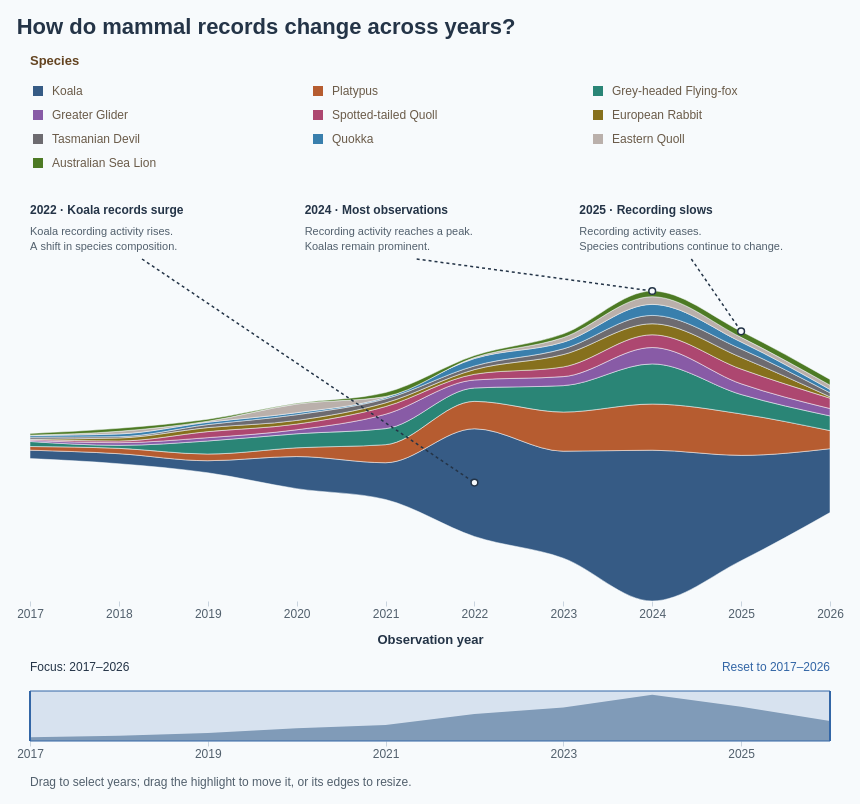

The Vega-Lite source for this figure:
### Vega specification from a JSON file in a GitHub repository (floating-point values rounded to 4 significant figures)
{"$schema": "https://vega.github.io/schema/vega/v5.json", "description": "Streamgraph of wildlife observation composition in 2017–2026, showing the top ten species selected within the selected observation years, with 4,139 records in the displayed ten available years. Source: Dataset/observations-794195.csv. Species selected by observation count in the selected years; subspecies combined by the first two scientific-name components. Includes records without coordinates. Zero-count species-years retained. Annual counts use observation dates. A centered stack gives a streamgraph: band thickness represents observation count; vertical band position has no numeric meaning. Monotone interpolation smoothly connects the recorded annual values; curves between years are visual interpolation, not additional observations. Tooltip shares use the total of the displayed ten species in the given year. Hover or click bands or legend to highlight; click again, Clear highlight, or Escape clears selection. Counts reflect recording activity, not animal abundance. Drag outside the highlighted overview range to select years; drag the highlight to move the range, or drag either edge to resize it. Use Reset to restore 2017–2026. Legend totals cover the full period. Species colours match the ten-species palette in BumpChart.vg.json; species selection uses the selected years; annual counts and legend totals cover 2017–2026. Three in-chart annotations highlight the 2022 Koala increase, the 2024 annual-total peak, and the 2025 decline; anchors use the current centered stack and annotations hide when their year is outside the focus range. Uses the 10 most recent available observation years (2017–2026), including partial 2026.", "width": 800, "height": 400, "padding": 16, "background": "#f7fafc", "title": {"text": "How do mammal records change across years?", "anchor": "start", "font": "Arial", "fontSize": 22, "color": "#243447", "offset": 16, "fontWeight": "bold"}, "signals": [{"name": "pointerScale", "value": 1}, {"name": "pointerOffset", "value": 0}, {"name": "minYear", "value": 2017}, {"name": "maxYear", "value": 2026}, {"name": "brushDragStart", "value": {"year": 2017, "range": [2017, 2026]}, "on": [{"events": "@brushSelection:mousedown, @brushHandle0:mousedown, @brushHandle1:mousedown", "update": "{year: invert('overviewX', ((x() + pointerOffset) / pointerScale - pointerOffset)), range: slice(yearRange), mode: (yearRange[0] === minYear && yearRange[1] === maxYear) || event.shiftKey ? 'new' : 'move'}"}]}, {"name": "yearRange", "value": [2017, 2026], "on": [{"events": "@brushTarget:mousedown", "update": "[round(clamp(invert('overviewX', ((x() + pointerOffset) / pointerScale - pointerOffset)), minYear, maxYear)), round(clamp(invert('overviewX', ((x() + pointerOffset) / pointerScale - pointerOffset)), minYear, maxYear))]"}, {"events": "@brushSelection:mousedown", "update": "(yearRange[0] === minYear && yearRange[1] === maxYear) || event.shiftKey ? [round(clamp(invert('overviewX', ((x() + pointerOffset) / pointerScale - pointerOffset)), minYear, maxYear)), round(clamp(invert('overviewX', ((x() + pointerOffset) / pointerScale - pointerOffset)), minYear, maxYear))] : yearRange"}, {"events": "[@brushTarget:mousedown, window:mouseup] > window:mousemove!", "update": "[min(brushAnchor, round(clamp(invert('overviewX', ((x() + pointerOffset) / pointerScale - pointerOffset)), minYear, maxYear))), max(brushAnchor, round(clamp(invert('overviewX', ((x() + pointerOffset) / pointerScale - pointerOffset)), minYear, maxYear)))]"}, {"events": "[@brushSelection:mousedown, window:mouseup] > window:mousemove!", "update": "brushDragStart.mode === 'new' ? [min(round(brushDragStart.year), round(clamp(invert('overviewX', ((x() + pointerOffset) / pointerScale - pointerOffset)), minYear, maxYear))), max(round(brushDragStart.year), round(clamp(invert('overviewX', ((x() + pointerOffset) / pointerScale - pointerOffset)), minYear, maxYear)))] : [brushDragStart.range[0] + clamp(round(invert('overviewX', ((x() + pointerOffset) / pointerScale - pointerOffset)) - brushDragStart.year), minYear - brushDragStart.range[0], maxYear - brushDragStart.range[1]), brushDragStart.range[1] + clamp(round(invert('overviewX', ((x() + pointerOffset) / pointerScale - pointerOffset)) - brushDragStart.year), minYear - brushDragStart.range[0], maxYear - brushDragStart.range[1])]"}, {"events": "[@brushHandle0:mousedown, window:mouseup] > window:mousemove!", "update": "[round(clamp(invert('overviewX', ((x() + pointerOffset) / pointerScale - pointerOffset)), minYear, brushDragStart.range[1])), brushDragStart.range[1]]"}, {"events": "[@brushHandle1:mousedown, window:mouseup] > window:mousemove!", "update": "[brushDragStart.range[0], round(clamp(invert('overviewX', ((x() + pointerOffset) / pointerScale - pointerOffset)), brushDragStart.range[0], maxYear))]"}, {"events": "@resetYears:click", "update": "[minYear, maxYear]"}]}, {"name": "brushAnchor", "value": 2017, "on": [{"events": "@brushTarget:mousedown", "update": "round(clamp(invert('overviewX', ((x() + pointerOffset) / pointerScale - pointerOffset)), minYear, maxYear))"}]}, {"name": "hoveredSpecies", "value": null, "on": [{"events": "@speciesAreas:mouseover, @yearPoints:mouseover, @legendSymbols:mouseover, @legendLabels:mouseover", "update": "datum.species"}, {"events": "@speciesAreas:mouseout, @yearPoints:mouseout, @legendSymbols:mouseout, @legendLabels:mouseout", "update": "null"}]}, {"name": "selectedSpecies", "value": null, "on": [{"events": "@speciesAreas:click, @yearPoints:click, @legendSymbols:click, @legendLabels:click", "update": "selectedSpecies == datum.species ? null : datum.species"}, {"events": "window:keydown[event.key === 'Escape']", "update": "null"}]}, {"name": "activeSpecies", "update": "hoveredSpecies != null ? hoveredSpecies : selectedSpecies"}, {"name": "legendColumnWidth", "value": 280}, {"name": "legendSymbolSize", "value": 100}], "data": [{"name": "annualCounts", "values": [{"year": 2017, "species": "Koala", "count": 25, "order": 0}, {"year": 2017, "species": "Platypus", "count": 11, "order": 1}, {"year": 2017, "species": "Grey-headed Flying-fox", "count": 15, "order": 2}, {"year": 2017, "species": "Greater Glider", "count": 3, "order": 3}, {"year": 2017, "species": "Spotted-tailed Quoll", "count": 3, "order": 4}, {"year": 2017, "species": "European Rabbit", "count": 1, "order": 5}, {"year": 2017, "species": "Tasmanian Devil", "count": 6, "order": 6}, {"year": 2017, "species": "Quokka", "count": 5, "order": 7}, {"year": 2017, "species": "Eastern Quoll", "count": 1, "order": 8}, {"year": 2017, "species": "Australian Sea Lion", "count": 5, "order": 9}, {"year": 2018, "species": "Koala", "count": 30, "order": 0}, {"year": 2018, "species": "Platypus", "count": 16, "order": 1}, {"year": 2018, "species": "Grey-headed Flying-fox", "count": 9, "order": 2}, {"year": 2018, "species": "Greater Glider", "count": 8, "order": 3}, {"year": 2018, "species": "Spotted-tailed Quoll", "count": 5, "order": 4}, {"year": 2018, "species": "European Rabbit", "count": 9, "order": 5}, {"year": 2018, "species": "Tasmanian Devil", "count": 4, "order": 6}, {"year": 2018, "species": "Quokka", "count": 8, "order": 7}, {"year": 2018, "species": "Eastern Quoll", "count": 8, "order": 8}, {"year": 2018, "species": "Australian Sea Lion", "count": 9, "order": 9}, {"year": 2019, "species": "Koala", "count": 36, "order": 0}, {"year": 2019, "species": "Platypus", "count": 20, "order": 1}, {"year": 2019, "species": "Grey-headed Flying-fox", "count": 39, "order": 2}, {"year": 2019, "species": "Greater Glider", "count": 10, "order": 3}, {"year": 2019, "species": "Spotted-tailed Quoll", "count": 18, "order": 4}, {"year": 2019, "species": "European Rabbit", "count": 12, "order": 5}, {"year": 2019, "species": "Tasmanian Devil", "count": 9, "order": 6}, {"year": 2019, "species": "Quokka", "count": 7, "order": 7}, {"year": 2019, "species": "Eastern Quoll", "count": 3, "order": 8}, {"year": 2019, "species": "Australian Sea Lion", "count": 6, "order": 9}, {"year": 2020, "species": "Koala", "count": 96, "order": 0}, {"year": 2020, "species": "Platypus", "count": 26, "order": 1}, {"year": 2020, "species": "Grey-headed Flying-fox", "count": 42, "order": 2}, {"year": 2020, "species": "Greater Glider", "count": 12, "order": 3}, {"year": 2020, "species": "Spotted-tailed Quoll", "count": 17, "order": 4}, {"year": 2020, "species": "European Rabbit", "count": 11, "order": 5}, {"year": 2020, "species": "Tasmanian Devil", "count": 17, "order": 6}, {"year": 2020, "species": "Quokka", "count": 6, "order": 7}, {"year": 2020, "species": "Eastern Quoll", "count": 26, "order": 8}, {"year": 2020, "species": "Australian Sea Lion", "count": 2, "order": 9}, {"year": 2021, "species": "Koala", "count": 110, "order": 0}, {"year": 2021, "species": "Platypus", "count": 54, "order": 1}, {"year": 2021, "species": "Grey-headed Flying-fox", "count": 48, "order": 2}, {"year": 2021, "species": "Greater Glider", "count": 43, "order": 3}, {"year": 2021, "species": "Spotted-tailed Quoll", "count": 23, "order": 4}, {"year": 2021, "species": "European Rabbit", "count": 11, "order": 5}, {"year": 2021, "species": "Tasmanian Devil", "count": 12, "order": 6}, {"year": 2021, "species": "Quokka", "count": 4, "order": 7}, {"year": 2021, "species": "Eastern Quoll", "count": 3, "order": 8}, {"year": 2021, "species": "Australian Sea Lion", "count": 12, "order": 9}, {"year": 2022, "species": "Koala", "count": 322, "order": 0}, {"year": 2022, "species": "Platypus", "count": 82, "order": 1}, {"year": 2022, "species": "Grey-headed Flying-fox", "count": 40, "order": 2}, {"year": 2022, "species": "Greater Glider", "count": 24, "order": 3}, {"year": 2022, "species": "Spotted-tailed Quoll", "count": 17, "order": 4}, {"year": 2022, "species": "European Rabbit", "count": 14, "order": 5}, {"year": 2022, "species": "Tasmanian Devil", "count": 11, "order": 6}, {"year": 2022, "species": "Quokka", "count": 22, "order": 7}, {"year": 2022, "species": "Eastern Quoll", "count": 3, "order": 8}, {"year": 2022, "species": "Australian Sea Lion", "count": 6, "order": 9}, {"year": 2023, "species": "Koala", "count": 320, "order": 0}, {"year": 2023, "species": "Platypus", "count": 117, "order": 1}, {"year": 2023, "species": "Grey-headed Flying-fox", "count": 79, "order": 2}, {"year": 2023, "species": "Greater Glider", "count": 27, "order": 3}, {"year": 2023, "species": "Spotted-tailed Quoll", "count": 29, "order": 4}, {"year": 2023, "species": "European Rabbit", "count": 37, "order": 5}, {"year": 2023, "species": "Tasmanian Devil", "count": 17, "order": 6}, {"year": 2023, "species": "Quokka", "count": 20, "order": 7}, {"year": 2023, "species": "Eastern Quoll", "count": 14, "order": 8}, {"year": 2023, "species": "Australian Sea Lion", "count": 11, "order": 9}, {"year": 2024, "species": "Koala", "count": 451, "order": 0}, {"year": 2024, "species": "Platypus", "count": 138, "order": 1}, {"year": 2024, "species": "Grey-headed Flying-fox", "count": 120, "order": 2}, {"year": 2024, "species": "Greater Glider", "count": 49, "order": 3}, {"year": 2024, "species": "Spotted-tailed Quoll", "count": 38, "order": 4}, {"year": 2024, "species": "European Rabbit", "count": 33, "order": 5}, {"year": 2024, "species": "Tasmanian Devil", "count": 25, "order": 6}, {"year": 2024, "species": "Quokka", "count": 33, "order": 7}, {"year": 2024, "species": "Eastern Quoll", "count": 23, "order": 8}, {"year": 2024, "species": "Australian Sea Lion", "count": 17, "order": 9}, {"year": 2025, "species": "Koala", "count": 315, "order": 0}, {"year": 2025, "species": "Platypus", "count": 124, "order": 1}, {"year": 2025, "species": "Grey-headed Flying-fox", "count": 58, "order": 2}, {"year": 2025, "species": "Greater Glider", "count": 32, "order": 3}, {"year": 2025, "species": "Spotted-tailed Quoll", "count": 44, "order": 4}, {"year": 2025, "species": "European Rabbit", "count": 35, "order": 5}, {"year": 2025, "species": "Tasmanian Devil", "count": 25, "order": 6}, {"year": 2025, "species": "Quokka", "count": 21, "order": 7}, {"year": 2025, "species": "Eastern Quoll", "count": 14, "order": 8}, {"year": 2025, "species": "Australian Sea Lion", "count": 18, "order": 9}, {"year": 2026, "species": "Koala", "count": 191, "order": 0}, {"year": 2026, "species": "Platypus", "count": 54, "order": 1}, {"year": 2026, "species": "Grey-headed Flying-fox", "count": 44, "order": 2}, {"year": 2026, "species": "Greater Glider", "count": 22, "order": 3}, {"year": 2026, "species": "Spotted-tailed Quoll", "count": 31, "order": 4}, {"year": 2026, "species": "European Rabbit", "count": 4, "order": 5}, {"year": 2026, "species": "Tasmanian Devil", "count": 12, "order": 6}, {"year": 2026, "species": "Quokka", "count": 10, "order": 7}, {"year": 2026, "species": "Eastern Quoll", "count": 13, "order": 8}, {"year": 2026, "species": "Australian Sea Lion", "count": 17, "order": 9}]}, {"name": "legendEntries", "values": [{"species": "Koala", "order": 0, "total": 1896}, {"species": "Platypus", "order": 1, "total": 642}, {"species": "Grey-headed Flying-fox", "order": 2, "total": 494}, {"species": "Greater Glider", "order": 3, "total": 230}, {"species": "Spotted-tailed Quoll", "order": 4, "total": 225}, {"species": "European Rabbit", "order": 5, "total": 167}, {"species": "Tasmanian Devil", "order": 6, "total": 138}, {"species": "Quokka", "order": 7, "total": 136}, {"species": "Eastern Quoll", "order": 8, "total": 108}, {"species": "Australian Sea Lion", "order": 9, "total": 103}]}, {"name": "focusedCounts", "source": "annualCounts", "transform": [{"type": "filter", "expr": "datum.year >= yearRange[0] && datum.year <= yearRange[1]"}, {"type": "joinaggregate", "groupby": ["year"], "fields": ["count"], "ops": ["sum"], "as": ["yearTotal"]}, {"type": "stack", "groupby": ["year"], "field": "count", "sort": {"field": "order", "order": "ascending"}, "as": ["y0", "y1"], "offset": "center"}]}, {"name": "yearTotals", "source": "annualCounts", "transform": [{"type": "aggregate", "groupby": ["year"], "fields": ["count"], "ops": ["sum"], "as": ["total"]}]}, {"name": "insightAnnotations", "source": "focusedCounts", "transform": [{"type": "filter", "expr": "(datum.year == 2022 && datum.species == 'Koala') || ((datum.year == 2024 || datum.year == 2025) && datum.order == 9)"}, {"type": "formula", "expr": "datum.year == 2022 ? 0 : datum.year == 2024 ? width / 3 + 8 : 2 * width / 3 + 16", "as": "labelX"}, {"type": "formula", "expr": "datum.year == 2022 ? '2022 · Koala records surge' : datum.year == 2024 ? '2024 · Most observations' : '2025 · Recording slows'", "as": "heading"}, {"type": "formula", "expr": "datum.year == 2022 ? 'Koala recording activity rises.' : datum.year == 2024 ? 'Recording activity reaches a peak.' : 'Recording activity eases.'", "as": "detail"}, {"type": "formula", "expr": "datum.year == 2022 ? 'A shift in species composition.' : datum.year == 2024 ? 'Koalas remain prominent.' : 'Species contributions continue to change.'", "as": "detail2"}, {"type": "formula", "expr": "datum.year == 2022 ? (datum.y0 + datum.y1) / 2 : datum.y1", "as": "anchorY"}]}], "scales": [{"name": "x", "type": "linear", "domain": {"signal": "yearRange[0] === yearRange[1] ? [yearRange[0] - 0.5, yearRange[1] + 0.5] : yearRange"}, "range": "width", "zero": false, "nice": false}, {"name": "y", "type": "linear", "domain": {"data": "focusedCounts", "fields": ["y0", "y1"]}, "range": [{"signal": "height"}, 90], "zero": true, "nice": false}, {"name": "color", "type": "ordinal", "domain": ["Koala", "Platypus", "Grey-headed Flying-fox", "Greater Glider", "Spotted-tailed Quoll", "European Rabbit", "Tasmanian Devil", "Quokka", "Eastern Quoll", "Australian Sea Lion"], "range": ["#365B85", "#B65C30", "#2A8576", "#885BA6", "#AD4770", "#86701D", "#6D6B70", "#397FAD", "#bab0ab", "#4D7A24"]}, {"name": "overviewX", "type": "linear", "domain": [2017, 2026], "range": "width", "zero": false}, {"name": "overviewY", "type": "linear", "domain": {"data": "yearTotals", "field": "total"}, "range": [{"signal": "height + 140"}, {"signal": "height + 90"}], "zero": true, "nice": true}], "axes": [{"scale": "x", "orient": "bottom", "title": "Observation year", "format": "d", "labelOverlap": true, "domain": false, "tickColor": "#c9d4df", "labelColor": "#52606d", "titleColor": "#243447", "titlePadding": 14, "tickCount": {"signal": "min(10, yearRange[1] - yearRange[0] + 1)"}, "tickMinStep": 1}, {"scale": "overviewX", "orient": "bottom", "offset": 140, "format": "d", "tickCount": 8, "labelOverlap": true, "title": null, "values": [2017, 2018, 2019, 2020, 2021, 2022, 2023, 2024, 2025, 2026], "domain": false, "tickColor": "#c9d4df", "labelColor": "#52606d"}], "marks": [{"name": "series", "type": "group", "from": {"facet": {"name": "seriesData", "data": "focusedCounts", "groupby": "species"}}, "marks": [{"name": "speciesAreas", "type": "area", "encode": {"update": {"x": {"scale": "x", "field": "year"}, "y": {"scale": "y", "field": "y1"}, "y2": {"scale": "y", "field": "y0"}, "fill": {"scale": "color", "field": "species"}, "fillOpacity": {"signal": "activeSpecies == null || activeSpecies == datum.species ? 1 : 0.16"}, "stroke": {"value": "#f7fafc"}, "strokeWidth": {"value": 0.5}, "cursor": {"value": "pointer"}, "tooltip": {"signal": "{'Species': datum.species, 'Year': datum.year, 'Observations': datum.count, 'Top 10 species in year': datum.yearTotal, 'Share of top 10 in year': datum.yearTotal ? format(datum.count / datum.yearTotal, '.1%') : 'No observations'}"}, "interpolate": {"value": "monotone"}, "description": {"signal": "datum.species + ', ' + datum.year + ': ' + datum.count + ' observations, ' + format(datum.count / datum.yearTotal, '.1%') + ' of the top ten species'"}}}, "from": {"data": "seriesData"}, "sort": {"field": "datum.year"}}]}, {"name": "yearPoints", "type": "symbol", "encode": {"update": {"x": {"scale": "x", "field": "year"}, "y": {"signal": "scale('y', (datum.y0 + datum.y1) / 2)"}, "size": {"value": 65}, "fill": {"scale": "color", "field": "species"}, "opacity": {"signal": "yearRange[0] == yearRange[1] ? (activeSpecies == null || activeSpecies == datum.species ? 1 : 0.16) : 0"}, "stroke": {"value": "#f7fafc"}, "strokeWidth": {"value": 1.5}, "cursor": {"value": "pointer"}, "tooltip": {"signal": "{'Species': datum.species, 'Year': datum.year, 'Observations': datum.count, 'Top 10 species in year': datum.yearTotal, 'Share of top 10 in year': datum.yearTotal ? format(datum.count / datum.yearTotal, '.1%') : 'No observations'}"}}}, "from": {"data": "focusedCounts"}}, {"name": "insightLeaders", "type": "rule", "interactive": false, "from": {"data": "insightAnnotations"}, "encode": {"update": {"x": {"signal": "datum.labelX + 112"}, "y": {"value": 58}, "x2": {"scale": "x", "field": "year"}, "y2": {"scale": "y", "field": "anchorY"}, "stroke": {"value": "#243447"}, "strokeWidth": {"value": 1.5}, "strokeDash": {"value": [3, 3]}, "opacity": {"value": 1}}}}, {"name": "insightAnchors", "type": "symbol", "interactive": false, "from": {"data": "insightAnnotations"}, "encode": {"update": {"x": {"scale": "x", "field": "year"}, "y": {"scale": "y", "field": "anchorY"}, "size": {"value": 45}, "fill": {"value": "#f7fafc"}, "stroke": {"value": "#243447"}, "strokeWidth": {"value": 1.5}}}}, {"name": "insightHeadings", "type": "text", "interactive": false, "from": {"data": "insightAnnotations"}, "encode": {"update": {"x": {"field": "labelX"}, "y": {"value": 4}, "baseline": {"value": "top"}, "text": {"field": "heading"}, "fontSize": {"value": 12}, "fontWeight": {"value": "bold"}, "fill": {"value": "#243447"}}}}, {"name": "insightDetails", "type": "text", "interactive": false, "from": {"data": "insightAnnotations"}, "encode": {"update": {"x": {"field": "labelX"}, "y": {"value": 25}, "baseline": {"value": "top"}, "text": {"field": "detail"}, "fontSize": {"value": 11}, "fill": {"value": "#52606d"}}}}, {"name": "insightDetailsSecondLine", "type": "text", "interactive": false, "from": {"data": "insightAnnotations"}, "encode": {"update": {"x": {"field": "labelX"}, "y": {"value": 40}, "baseline": {"value": "top"}, "text": {"field": "detail2"}, "fontSize": {"value": 11}, "fill": {"value": "#52606d"}}}}, {"name": "legendTitle", "type": "text", "encode": {"update": {"x": {"value": 0}, "y": {"value": -136}, "text": {"value": "Species"}, "fontWeight": {"value": "bold"}, "fill": {"value": "#634320"}, "fontSize": {"value": 13}, "font": {"value": "Arial"}}}, "interactive": false}, {"name": "legendSymbols", "type": "symbol", "encode": {"update": {"x": {"signal": "8 + (datum.order % 3) * legendColumnWidth"}, "y": {"signal": "-110 + floor(datum.order / 3) * 24"}, "shape": {"value": "square"}, "size": {"signal": "legendSymbolSize"}, "fill": {"scale": "color", "field": "species"}, "opacity": {"signal": "activeSpecies == null || activeSpecies == datum.species ? 1 : 0.16"}, "stroke": {"signal": "selectedSpecies == datum.species ? '#243447' : 'transparent'"}, "strokeWidth": {"value": 2}, "cursor": {"value": "pointer"}, "tooltip": {"signal": "{'Species': datum.species, 'Observations (2017–2026)': datum.total}"}}}, "from": {"data": "legendEntries"}}, {"name": "legendLabels", "type": "text", "encode": {"update": {"x": {"signal": "22 + (datum.order % 3) * legendColumnWidth"}, "y": {"signal": "-110 + floor(datum.order / 3) * 24"}, "baseline": {"value": "middle"}, "text": {"field": "species"}, "fontSize": {"value": 12}, "fill": {"value": "#6a5b49"}, "opacity": {"signal": "activeSpecies == null || activeSpecies == datum.species ? 1 : 0.16"}, "fontWeight": {"signal": "selectedSpecies == datum.species ? 'bold' : 'normal'"}, "cursor": {"value": "pointer"}, "font": {"value": "Arial"}}}, "from": {"data": "legendEntries"}}, {"name": "focusLabel", "type": "text", "encode": {"update": {"x": {"value": 0}, "y": {"signal": "height + 70"}, "text": {"signal": "'Focus: ' + yearRange[0] + '–' + yearRange[1]"}, "fontSize": {"value": 12}, "fill": {"value": "#243447"}}}, "interactive": false}, {"name": "overview", "type": "area", "encode": {"update": {"x": {"scale": "overviewX", "field": "year"}, "y": {"scale": "overviewY", "field": "total"}, "y2": {"signal": "height + 140"}, "fill": {"value": "#8fa6bb"}}}, "interactive": false, "sort": {"field": "datum.year"}, "from": {"data": "yearTotals"}}, {"name": "brushTarget", "type": "rect", "encode": {"update": {"x": {"value": 0}, "width": {"signal": "width"}, "y": {"signal": "height + 90"}, "height": {"value": 50}, "fill": {"value": "transparent"}, "cursor": {"value": "crosshair"}}}}, {"name": "brushSelection", "type": "rect", "encode": {"update": {"x": {"signal": "max(0, scale('overviewX', yearRange[0]) - (yearRange[0] === yearRange[1] ? 8 : 0))"}, "x2": {"signal": "min(width, scale('overviewX', yearRange[1]) + (yearRange[0] === yearRange[1] ? 8 : 0))"}, "y": {"signal": "height + 90"}, "y2": {"signal": "height + 140"}, "fill": {"value": "#3366a6"}, "fillOpacity": {"value": 0.16}, "stroke": {"value": "#3366a6"}, "cursor": {"signal": "yearRange[0] === minYear && yearRange[1] === maxYear ? 'crosshair' : 'move'"}}}, "interactive": true}, {"name": "brushEdge0", "type": "rule", "encode": {"update": {"x": {"signal": "scale('overviewX', yearRange[0])"}, "y": {"signal": "height + 90"}, "y2": {"signal": "height + 140"}, "stroke": {"value": "#3366a6"}, "strokeWidth": {"value": 2}}}, "interactive": false}, {"name": "brushEdge1", "type": "rule", "encode": {"update": {"x": {"signal": "scale('overviewX', yearRange[1])"}, "y": {"signal": "height + 90"}, "y2": {"signal": "height + 140"}, "stroke": {"value": "#3366a6"}, "strokeWidth": {"value": 2}}}, "interactive": false}, {"name": "brushHandle0", "type": "rect", "encode": {"update": {"x": {"signal": "scale('overviewX', yearRange[0]) - 5"}, "width": {"value": 10}, "y": {"signal": "height + 90"}, "height": {"value": 50}, "fill": {"value": "transparent"}, "cursor": {"value": "ew-resize"}}}}, {"name": "brushHandle1", "type": "rect", "encode": {"update": {"x": {"signal": "scale('overviewX', yearRange[1]) - 5"}, "width": {"value": 10}, "y": {"signal": "height + 90"}, "height": {"value": 50}, "fill": {"value": "transparent"}, "cursor": {"value": "ew-resize"}}}}, {"name": "resetYears", "type": "text", "encode": {"update": {"x": {"signal": "width"}, "y": {"signal": "height + 70"}, "text": {"value": "Reset to 2017–2026"}, "fill": {"value": "#3366a6"}, "fontSize": {"value": 12}, "cursor": {"value": "pointer"}, "align": {"value": "right"}, "baseline": {"value": "alphabetic"}}}}, {"name": "brushInstructions", "type": "text", "interactive": false, "encode": {"update": {"x": {"value": 0}, "y": {"signal": "height + 185"}, "text": {"value": "Drag to select years; drag the highlight to move it, or its edges to resize."}, "fontSize": {"value": 12}, "fill": {"value": "#52606d"}}}}], "config": {"text": {"font": "Arial"}, "axis": {"labelFont": "Arial", "titleFont": "Arial", "labelFontSize": 12, "titleFontSize": 13, "labelColor": "#52606d", "titleColor": "#243447", "titlePadding": 12, "domainColor": "#bac7d3", "tickColor": "#bac7d3"}, "legend": {"labelFont": "Arial", "titleFont": "Arial", "labelFontSize": 12, "titleFontSize": 13, "titleFontWeight": "bold", "labelColor": "#6a5b49", "titleColor": "#634320", "symbolType": "square", "symbolSize": 100, "rowPadding": 8, "columnPadding": 24, "labelOffset": 8}}, "usermeta": {"observationWindow": {"source": "Dataset/observations-794195.csv", "dateField": "observed_on", "years": [2017, 2018, 2019, 2020, 2021, 2022, 2023, 2024, 2025, 2026], "yearCount": 10, "includesPartialLatestYear": true}}}
